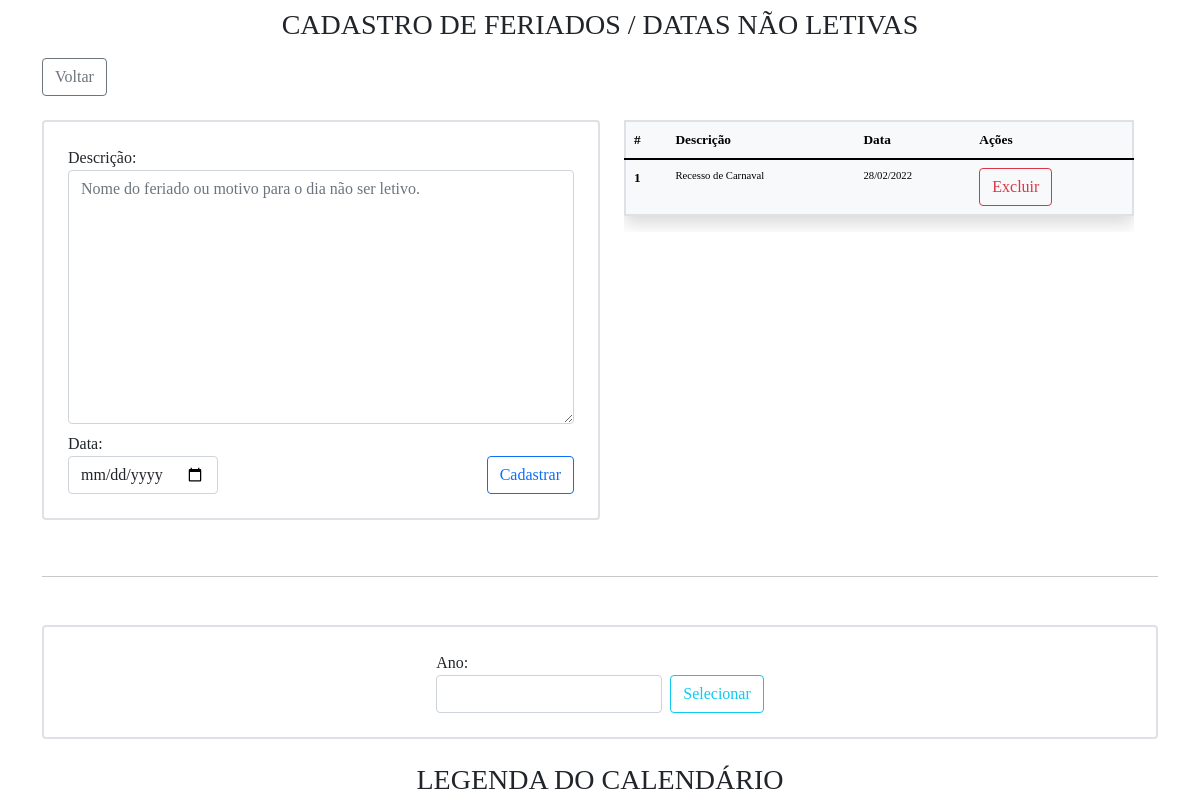
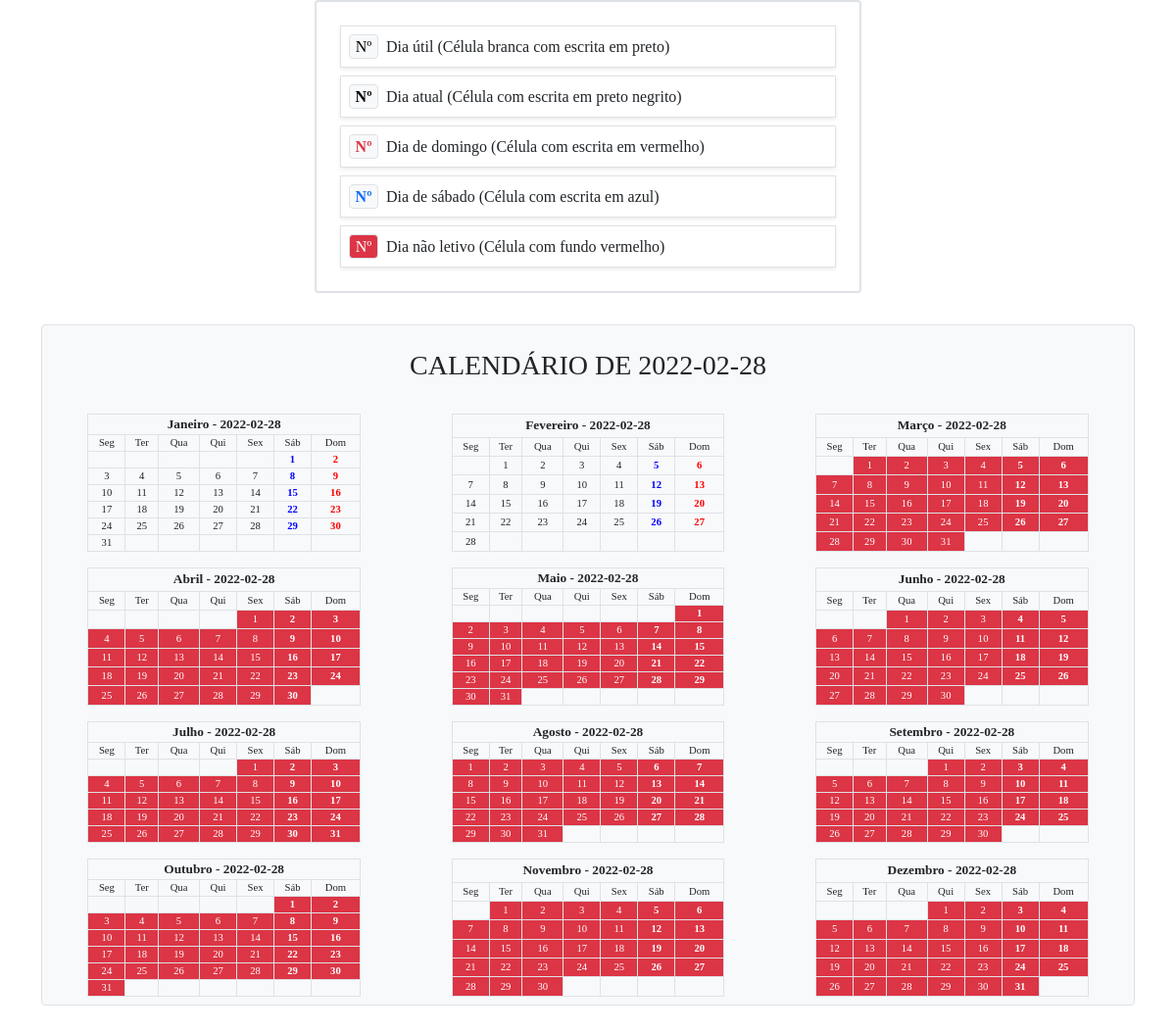
/datas.php?date=2022-02-28, run on the app's committed database (2 pictures, top to bottom).
### tables this page shows
CREATE TABLE `feriados` (
  `id` bigint(20) NOT NULL,
  `description_date` text DEFAULT NULL,
  `holidayDate` date NOT NULL
);

### models/feriados.php (called while the page is built, shortened)
<?php
function connection()
{
    $dbtype = 'mysql';
    $dbname = 'sg_estagio';
    $host = 'localhost';
    $user = 'root';
    $password = '';
    try {
        $connection = new PDO("$dbtype:dbname=$dbname;host=$host", "$user", "$password");
    } catch (PDOException $erro) {
        echo "Erro de conexão ao banco de dados! <br><br>" . $erro->getMessage();
        die();
    }
    return $connection;
}
function allHolidays($ano = null)
{
    $connection = connection();
    $ano = $ano ?? date('Y');
    $feriados = $connection->query("SELECT * FROM feriados WHERE holidayDate LIKE '%$ano%' ORDER BY holidayDate DESC");
    $feriados = $feriados ? $feriados->fetchAll(PDO::FETCH_ASSOC) : [];
    return $feriados;
}
function getHolidays($ano = null)
{
    $connection = connection();
    $feriados = $connection->query("SELECT holidayDate FROM feriados WHERE holidayDate LIKE '%$ano%' ORDER BY holidayDate DESC");
    $feriados = $feriados ? $feriados->fetchAll(PDO::FETCH_ASSOC) : [];
    $holidayDays = [];
    if (!empty($feriados)) {
        foreach ($feriados as $feriado) {
            $holidayDays[] = date('d/m/Y', strtotime($feriado['holidayDate']));
        }
    }
    return $holidayDays;
}

### models/calendario.php (the view, shortened to what this page needs)
<?php
function montar_calendario($mes, $ano)
{
  $meses = array(
    1 => 'Janeiro', 2 => 'Fevereiro',
    3 => 'Março', 4 => 'Abril', 5 => 'Maio',
    6 => 'Junho', 7 => 'Julho', 8 => 'Agosto',
    9 => 'Setembro', 10 => 'Outubro', 11 => 'Novembro',
    12 => 'Dezembro'
  );
  $dias_semana = array(
    'Seg', 'Ter', 'Qua',
    'Qui', 'Sex', 'Sáb', 'Dom'
  );
  $primeiro_dia = mktime(0, 0, 0, $mes, 1, $ano);
  $dias_mes = date('t', $primeiro_dia);
  $dia_inicio = date('N', $primeiro_dia);
  $class = 'border boreder-1';
  echo '<table class="col-3 m-2 ' . $class . '">
    <tr><th colspan="7" class="text-center">' . $meses[$mes] . ' - ' .
    $ano . '</th>
    </tr>
    <tr><td class="' . $class . '" align="center">';
  echo implode('</td><td class="' . $class . '" align="center">', $dias_semana);
  echo '</td></tr>';
  if ($dia_inicio > 1) {
    for ($i = 1; $i < $dia_inicio; $i++) {
      echo '<td class="' . $class . '">&nbsp;</td>';
    }
  }
  $getHolidays = getHolidays($ano);
  for ($dia = 1; $dia <= $dias_mes; $dia++) {
    if ($dia_inicio == 7) {
      $estilo = 'color: red; font-weight: bold;';
    } elseif ($dia_inicio == 6) {
      $estilo = 'color: blue; font-weight: bold;';
    } else {
      $estilo = '';
    }
    $date_foreach = implode('-', array_reverse(explode('/', $dia . '/' . $mes . '/' . $ano)));
    $date_foreach = date("d/m/Y", strtotime($date_foreach));
    if (($dia == date("j")) && ($mes == date("n")) && ($ano == date("Y"))) {
      if (in_array($date_foreach, $getHolidays)) {
        echo '<td class="' . $class . ' bg-danger text-black fw-bold" style="' . $estilo . '" align="center"><b>' . $dia . '</b></td>';
      } else {
        echo '<td class="' . $class . ' text-black fw-bold" style="' . $estilo . '" align="center"><b>' . $dia . '</b></td>';
      }
    } else {
      if (in_array($date_foreach, $getHolidays)) {
        echo '<td class="' . $class . ' bg-danger text-white" style="' . $estilo . '" align="center">' . $dia . '</td>';
      } else {
        echo '<td class="' . $class . '" style="' . $estilo . '" align="center">' . $dia . '</td>';
      }
    }
    $dia_inicio++;
    if ($dia_inicio > 7) {
      $dia_inicio = 1;
      echo "</tr>";
      if ($dia <= $dias_mes) {
        echo '<tr>';
      }
    }
  }
  if ($dia_inicio > 1) {
    for ($i = $dia_inicio; $i < 7; $i++) {
      echo '<td class="border boreder-1">&nbsp;</td>';
    }
    echo '</tr>';
  }
  echo '</table>';
}

### datas.php (shortened to what this page needs)
<!DOCTYPE html>
<html lang="pt-br">
<head>
    <link href="https://cdn.jsdelivr.net/npm/bootstrap@5.1.3/dist/css/bootstrap.min.css" rel="stylesheet">
    <link rel="stylesheet" href="assets/css/style.css">
</head>
<body>
    <div class="container pb-3">
        <div class="col-12">
            <h3 class="title text-center my-2">CADASTRO DE FERIADOS / DATAS NÃO LETIVAS</h3>
        </div>
        <div class="d-flex justify-content-start p-0 my-3">
            <a class="btn btn-outline-secondary" href="index.php">Voltar</a>
        </div>
            <?php
            require('models/feriados.php');
            ?>
        <div class="d-flex flex-wrap justify-content-between mb-4">
                <form class="col-12 col-lg-6 d-flex flex-wrap gap-2 flex-column rounded border border-2 p-4 my-2" action="" method="post">
                    <div>
                        <label>Descrição:</label>
                        <textarea class="form-control" name="description" cols="10" rows="10" placeholder="Nome do feriado ou motivo para o dia não ser letivo."></textarea>
                    </div>
                    <div class="d-flex flex-wrap gap-2 justify-content-between align-items-end">
                        <div>
                            <label>Data:</label>
                            <input class="form-control w-auto" type="date" name="holidayDate" required>
                        </div>
                        <button class="btn btn-outline-primary" type="submit" name="cadastrar">Cadastrar</button>
                    </div>
                </form>
            <div class="col-12 col-lg-6 px-0 px-lg-4 my-2">
                <div class="overflow-auto" style="max-height: 400px;">
                    <table class="table table-light border border-2 shadow">
                        <thead>
                            <tr>
                                <th>#</th>
                                <th>Descrição</th>
                                <th>Data</th>
                                <th>Ações</th>
                            </tr>
                        </thead>
                        <tbody>
                            <?php
                            foreach (allHolidays(isset($_GET['date']) ? $_GET['date'] : date('Y')) as $key => $holiday) {
                                ?>
                                <tr>
                                    <th><?= ($key + 1) ?></th>
                                    <td><?= !empty($holiday['description_date']) ? $holiday['description_date'] : '-' ?></td>
                                    <td><?= date('d/m/Y', strtotime($holiday['holidayDate'])) ?></td>
                                    <td>
                                        <form action='' method='post'>
                                            <button class='btn btn-outline-danger' type='submit' name="excluir">Excluir</button>
                                        </form>
                                    </td>
                                </tr>
                                <?php
                            }
                            ?>
                        </tbody>
                    </table>
                </div>
            </div>
        </div>
        <hr class="my-5">
        <div class="col-12">
            <form class="col-12 d-flex flex-wrap gap-2 justify-content-center align-items-end border border-2 rounded p-4 mb-4" action="" method="get">
                <div>
                    <label>Ano:</label>
                    <input class="form-control w-auto" type="number" name="date" value="<?= $_GET['date'] ?? date('Y') ?>">
                </div>
                <button class="btn btn-outline-info" type="submit">Selecionar</button>
            </form>
            <div class="col-12">
                <h3 class="title text-center my-2">LEGENDA DO CALENDÁRIO</h3>
            </div>
            <?php
            include('components/legenda.php');
            require('models/calendario.php');
            $ano = isset($_GET['date']) ? $_GET['date'] : date('Y');
            echo '<div class="d-flex flex-wrap justify-content-around bg-light border border-1 rounded my-4">';
            echo '<h3 class="col-12 text-center my-4">CALENDÁRIO DE ' . $ano . '</h3>';
            for ($mes = 1; $mes <= 12; $mes++) {
                montar_calendario($mes, $ano);
            }
            echo '</div>';
            ?>
        </div>
    </div>
</body>
</html>

### assets/css/style.css (style rules this page uses)
* { margin: 0; padding: 0; }
body { font-family:Cambria, Cochin, Georgia, Times, 'Times New Roman', serif; }
th { font-size: 12pt; }
td { font-size: 10pt; }
@media screen and (max-width: 1400px) { th { font-size: 10pt; } }
@media screen and (max-width: 1400px) { td { font-size: 8pt; } }

### data on the page
feriados: description_date "Recesso de Carnaval", holidayDate "28/02/2022", holidayDate "2022-02-28"

### other printed values
$ano "2022-02-28"
$meses[$mes] "Janeiro"
$meses[$mes] "Fevereiro"
$meses[$mes] "Março"
$meses[$mes] "Abril"
$meses[$mes] "Maio"
$meses[$mes] "Junho"
$meses[$mes] "Julho"
$meses[$mes] "Agosto"
$meses[$mes] "Setembro"
$meses[$mes] "Outubro"
$meses[$mes] "Novembro"
$meses[$mes] "Dezembro"
